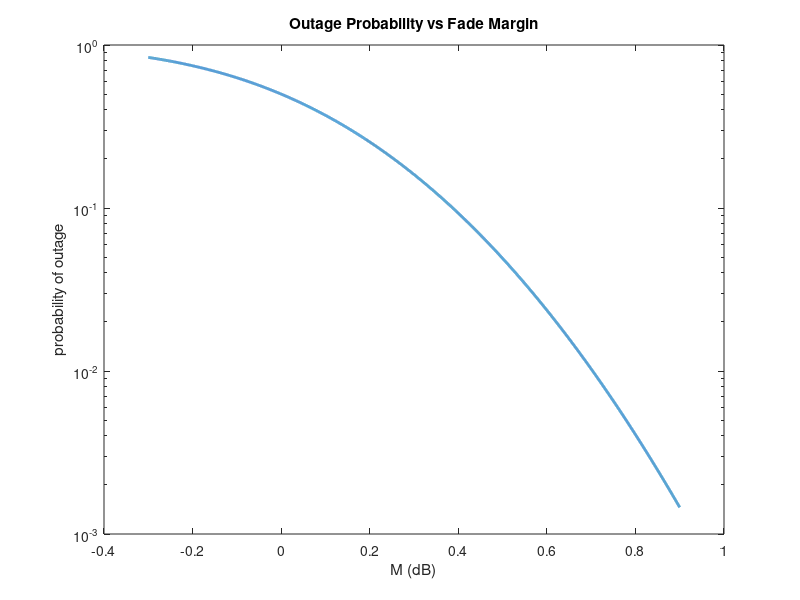

The MATLAB script that drew this image:
clear; close all; clc;

sigma = 0.30236;
x = -0.3:1e-4:0.9;
y = 1/2 * erfc(x./(sigma*sqrt(2)));

figure;
semilogy(x, y, 'LineWidth', 2);
hold on;
xlabel('M (dB)');
ylabel('probability of outage');
title('Outage Probability vs Fade Margin');
